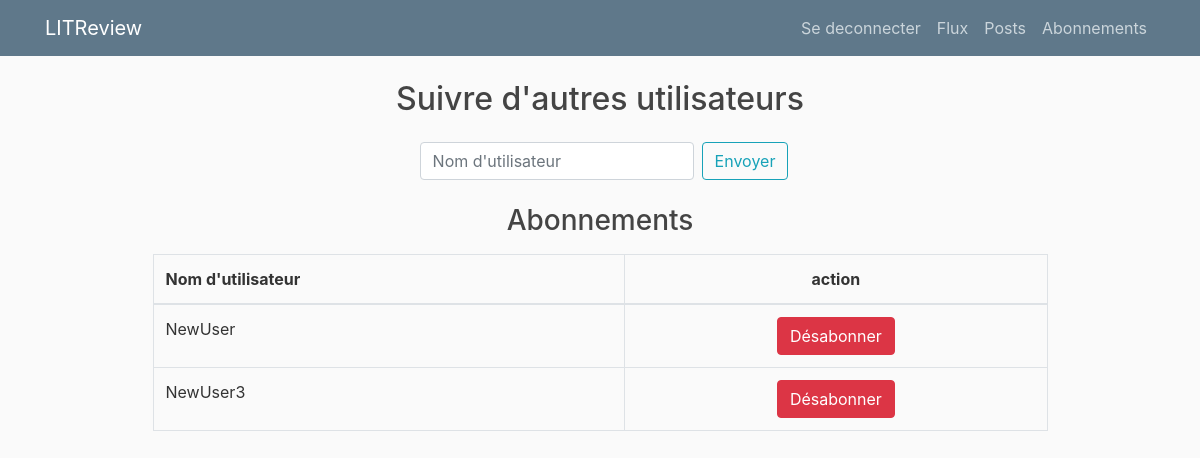
/abonnements/ (signed in), run on an earlier commit of the app's database.
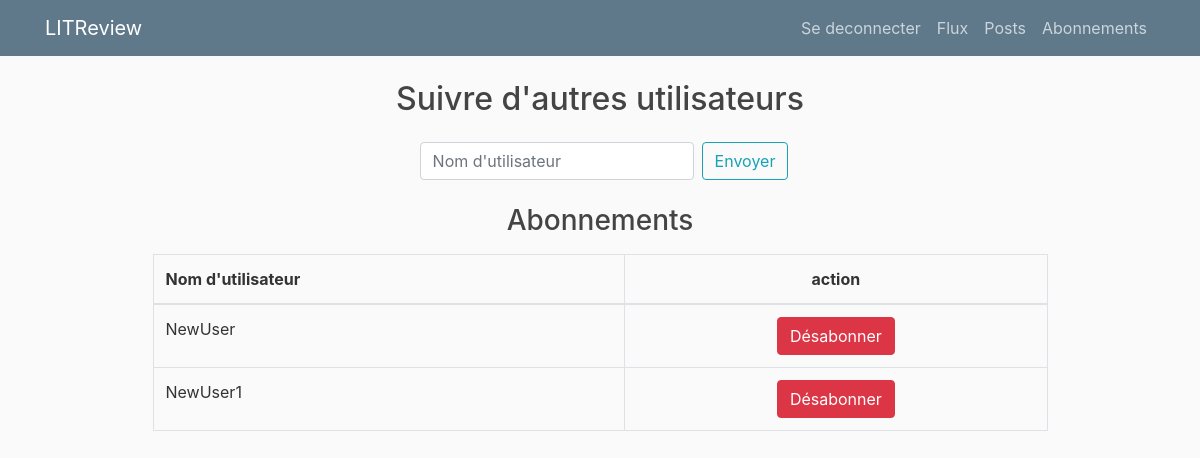
And on a later commit of the database.
### review/models.py (models this page shows, shortened)
class UserFollows(models.Model):
    user = models.ForeignKey(
        to=settings.AUTH_USER_MODEL, on_delete=models.CASCADE,
        related_name='following')
    followed_user = models.ForeignKey(
        to=settings.AUTH_USER_MODEL, on_delete=models.CASCADE,
        related_name='followed_by')
    class Meta:
        unique_together = ('user', 'followed_user',)
        verbose_name = "Abonnement"
        verbose_name_plural = "Abonnements"

### review/views.py (the view, shortened to what this page needs)
# urls.py: path('abonnements/', views.abonnements, name='abonnements'),
@login_required
def abonnements(request):
    followers = UserFollows.objects.filter(user=request.user.id)
    context = {'followers': followers}
    return render(request, 'review/abonnement.html', context)

### review/templates/review/abonnement.html (shortened to what this page needs)
{% extends 'review/base.html' %}
{% load crispy_forms_tags %}
{% block content %}
    <div class="container">
        <div class="row justify-content-center">
            <h2 class="mb-4">Suivre d'autres utilisateurs</h2>
        </div>
        <form class="form-inline row justify-content-center" method="POST" action=" {% url 'abonnements' %} ">
            <input class="form-control rounded mx-2" type="search" placeholder="Nom d'utilisateur" aria-label="Search" name="search">
            <button class="btn btn-outline-info my-2 my-sm-0" type="submit">Envoyer</button>
        </form>
        <div class="container col-md-10">
            <div class="row justify-content-center">
                <h3 class="mt-4 mb-3">Abonnements</h3>
            </div>
            <table class="table table-bordered">
                <thead>
                  <tr >
                    <th>Nom d'utilisateur</th>
                    <th class="text-center">action</th>
                  </tr>
                </thead>
                <tbody>
                    {% if followers.exists %}
                        {% for follower in followers %}
                            <tr>
                                <td>{{ follower.followed_user.username }}</td>
                                <td class="text-center">
                                    <form action="{% url 'unfollow' to_unfollow_id=follower.followed_user.id %}" method="POST">
                                        <button class=" btn btn-danger" type="submit">Désabonner</button>
                                    </form>
                                </td>
                            </tr>
                        {% endfor %}
                    {% else %}
                        <tr>
                            <td colspan='2' class="text-center">
                                Abonnez-vous à un utilisateur en le cherchant dans la barre de navigation
                            </td>
                        </tr>
                    {% endif %}
                </tbody>
            </table>
        </div>
    </div>
{% endblock %}

What changed in the data, as far as the page shows it:
removed UserFollows: followed_user.username "NewUser3"
added UserFollows: followed_user.username "NewUser1"
